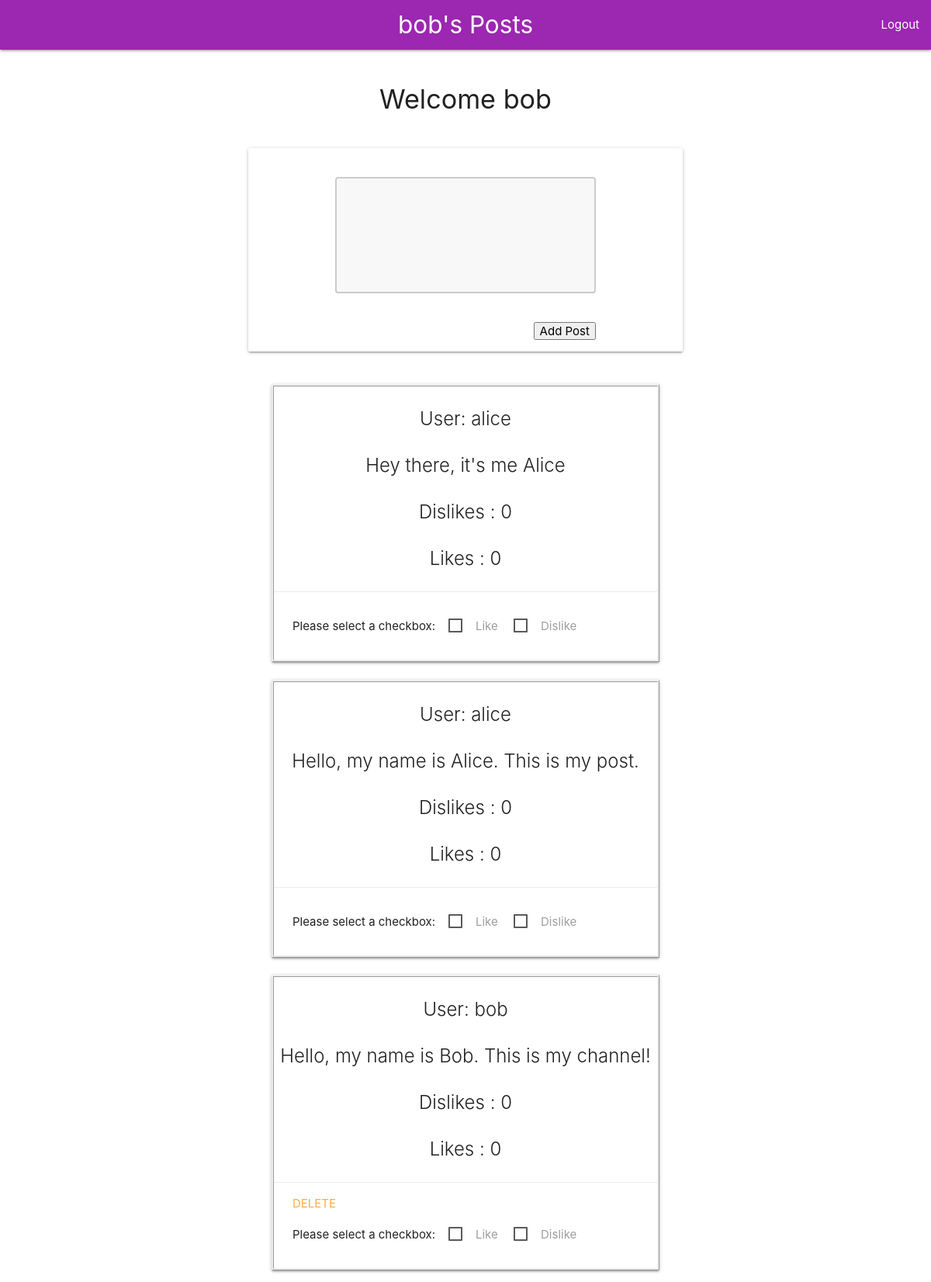
Page /get_posts (signed in) on the earlier database version.
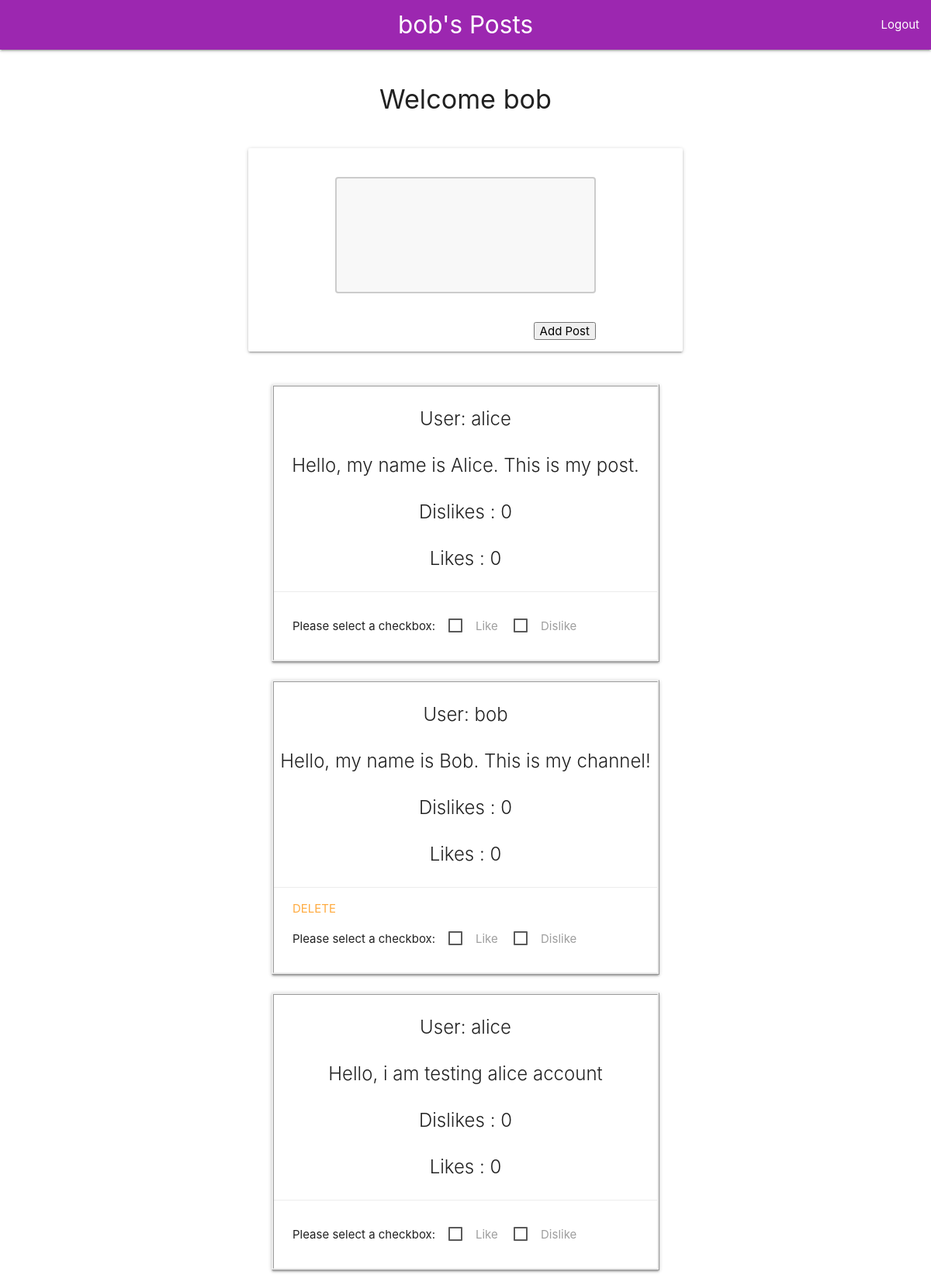
Same page on the later database version.
### models.py (models this page shows, shortened)
class User(UserMixin, db.Model): #Referenced Lab 5
    id = db.Column(db.Integer, primary_key=True)
    username = db.Column(db.String(80), unique=True, nullable=False)
    email = db.Column(db.String(120), unique=True, nullable=False)
    password = db.Column(db.String(120), nullable=False)

class Post(db.Model):
    id = db.Column(db.Integer, primary_key = True)
    userId = db.Column(db.Integer, db.ForeignKey('user.id'), nullable=False)
    text = db.Column(db.String(225), nullable=False)
    reacts = db.relationship('UserReact', backref='userreact', lazy=True, cascade="all, delete-orphan")
    def getTotalLikes (self): #Referenced extra  for assistance with this function
        numLikes = 0
        for react in self.reacts:
            if react == 'like':
                numLikes += 1
        return numLikes
    def getTotalDislikes (self): #Referenced extra lab for assistance with this function
        numDislikes = 0
        for react in self.reacts:
            if react == 'dislike':
                numDislikes += 1
        return numDislikes
    def toDict(self):
        return{
            "id": self.id,
            "userId": self.userId,
            "text": self.text,
            "reacts": self.reacts,
        }

### main.py (the view)
@app.route('/get_posts', methods=['GET']) #Referenced extra lab - working function
def get_posts():
  posts = Post.query.all()
  users = User.query.all()
  results = []
  for post in posts:
    rec = post.toDict()
    rec['Likes'] = post.getTotalLikes()
    rec['Dislikes'] = post.getTotalDislikes()
    results.append(rec)
  return render_template('app.html', posts=results, users=users)

### main.py (called while the page is built)
@login_manager.user_loader
def load_user(user_id):
    return User.query.get(user_id)

### templates/app.html (shortened to what this page needs)
{% extends "layout.html" %}
{% block page %}
{{ current_user.username }}'s Posts
{% block link%}
    <ul id="nav-mobile" class="right">
        <li><a href="/logout">Logout</a></li>
    </ul>
{% endblock %}
{% endblock %}
{% block content %}
    {% if current_user.is_authenticated %}
        <div id="content">
            <div class="container">
            <br>
                <div class="row">
                   <h4 style= "text-align: center"> Welcome {{ current_user.username }} </h4>
                   <br>
                    <form class="col s12 m8 offset-m2 card-panel"  action="/add_post" method="POST">
                        <div class="input-field col s12 m8 offset-m2">
                        <br>
                            <textarea name ="textarea"> </textarea>
                        </div>
                        <div class="input-field col s12 m8 offset-m2">
                            <button type = "submit" style="float: right;">
						        Add Post
					        </button>
                        </div>
                    </form>
                </div>
            </div>
        </div>
        <div id="content">
        <div class="container">
            {% for post in posts %}
               <li class = "cardCollection">
                    <form class= "card panel " style= "width: 500px;">
                        <div style="border-style: ridge;">
                            <span class="card-title" style="text-align:center;">
                                {% if current_user.id == post.userId %}
                                    <p> User: {{current_user.username }} </p>
                                {% else %}
                                    {% for user in users %}
                                        {% if post.userId == user.id %}
                                            <p> User: {{user.username }} </p>
                                        {% endif %}
                                    {% endfor %}
                                {% endif %}
                                <p> {{post.text}} </p>
                                <p> Dislikes : {{post['Dislikes']}}  </p>
                                <p> Likes : {{post['Likes']}} </p>
                            </span>
                            <div class="card-action" >
                                {% if current_user.id == post.userId%}
                                    <a href="/deletePost/{{post.id}}"> DELETE </a>
                                    <p> Please select a checkbox: &nbsp;&nbsp;
                                        <label>
                                            <span>Like &nbsp; &nbsp;</span>
                                        </label>
                                        <label>
                                            <span> Dislike </span>
                                        </label>
                                    </p>
                                {% else %}
                                    <p> Please select a checkbox: &nbsp;&nbsp;
                                        <label>
                                            <span>Like &nbsp; &nbsp;</span>
                                        </label>
                                        <label>
                                            <span> Dislike </span>
                                        </label>
                                    </p>
                                {% endif %}
                            </div>
                        </div>
                    </form>
                </li>
            {% endfor %}
        </div>
        </div>
    {% endif %}
{% endblock %}

### templates/layout.html (shortened to what this page needs)
<!DOCTYPE html>
<html lang="en">
<head>
    <link rel="stylesheet" href="https://cdnjs.cloudflare.com/ajax/libs/materialize/1.0.0/css/materialize.min.css">
  </head>
  <body>
    <nav class="purple">
      <div class="nav-wrapper">
        <a href="#!" class="brand-logo center">{% block page %}{% endblock %}</a>
      </div>
    </nav>
    <div id="content">{% block content %}{% endblock %}</div>
  </body>
</html>

### templates/app.html (style rules this page uses)
textarea { width: 100%; height: 150px; padding: 12px 20px; box-sizing: border-box; border: 2px solid #ccc; border-radius: 4px; background-color: #f8f8f8; resize: none; }
.cardCollection { display: flex; justify-content: center; }

Differences in the rows shown:
removed Post: text "Hey there, it's me Alice", Dislikes "0", Likes "0", shows "Please select a checkbox:", User (username "alice")
added Post: text "Hello, i am testing alice account", Dislikes "0", Likes "0", shows "Please select a checkbox:", User (username "alice")
